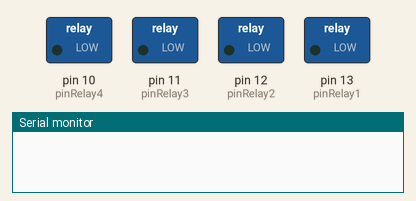
A sketch run on a simulated Arduino Uno, built with avr-gcc and run on an emulated ATmega328P. Shown: switched loads named in the sketch (green lamp = pin HIGH), the last lines printed to the serial monitor.

Above: at 0.1 s.
At 1.1 s:
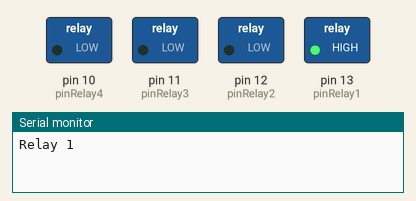
At 7.1 s:
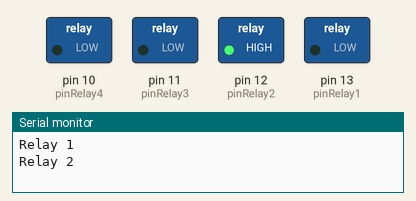
At 13.1 s:
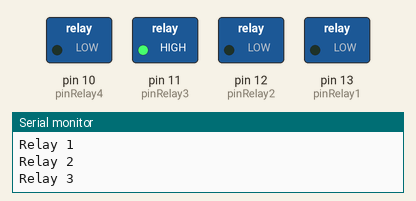
At 19.1 s:
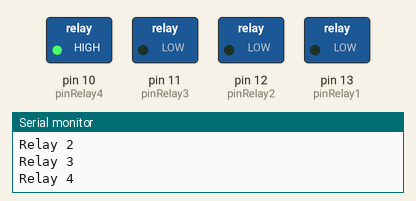
Timing chart, 0 to 25.5 s (numbered marks = the images above):
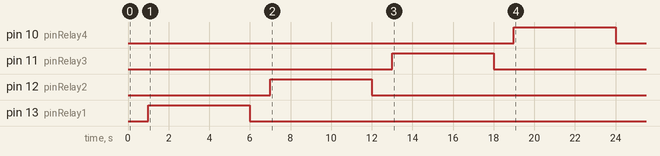

The sketch:

HomeNet_TopGardenSimple.ino
```cpp
#include <Arduino.h>
#include <avr/wdt.h>

#define pinRelay1  13  // relay control
#define pinRelay2  12  // relay control
#define pinRelay3  11  // relay control
#define pinRelay4  10  // relay control
#define pinVcc      9  // +5V to relay board

void setup() {
    wdt_disable();
    pinMode(pinVcc,    INPUT);
    pinMode(pinRelay1, OUTPUT);  digitalWrite(pinRelay1,LOW);
    pinMode(pinRelay2, OUTPUT);  digitalWrite(pinRelay2,LOW);
    pinMode(pinRelay3, OUTPUT);  digitalWrite(pinRelay3,LOW);
    pinMode(pinRelay4, OUTPUT);  digitalWrite(pinRelay4,LOW);

    Serial.begin(57600);
    delay(1000); //wair for Serial up  //while (!Serial);

    //Relay Control
    Serial.println("Relay 1"); RelayControl(pinRelay1,5);
    Serial.println("Relay 2"); RelayControl(pinRelay2,5);
    Serial.println("Relay 3"); RelayControl(pinRelay3,5);
    Serial.println("Relay 4"); RelayControl(pinRelay4,5);
    Serial.println("Shutdown");
}


void loop() {
}

void RelayControl(int pinRelay, int second)
{
     digitalWrite(pinRelay,HIGH);
     for (int s=0; s<second; s++) delay(1000);
     digitalWrite(pinRelay,LOW);
     delay(1000); //wait for relay stable
}
```
